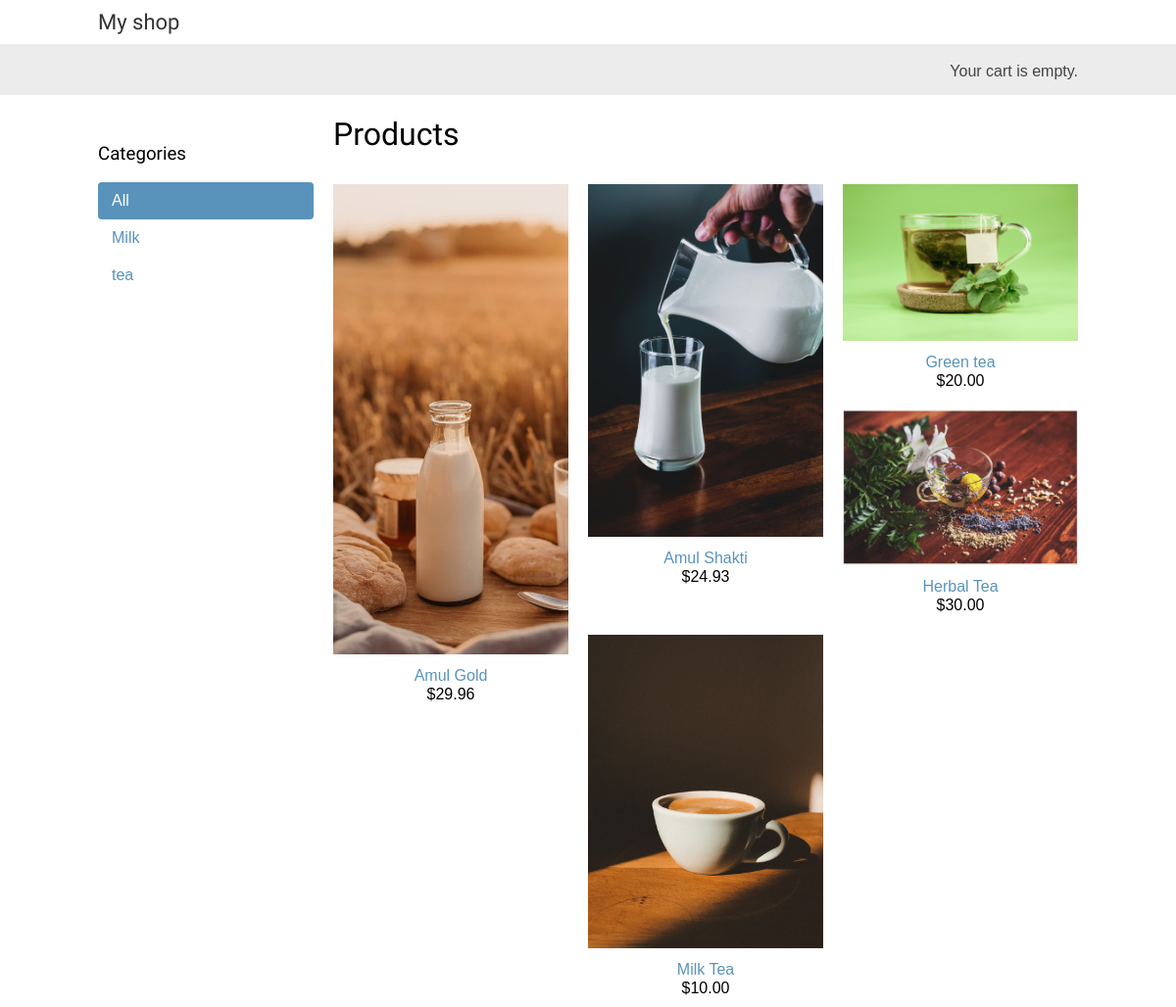
The page / on the database its author committed.
### shop/models.py (models this page shows, shortened)
class Category(models.Model):
    name = models.CharField(max_length=200)
    slug = models.SlugField(max_length=200,unique=True)
    class Meta:
        ordering = ['name']
        indexes = [
            models.Index(fields=['name']),
            ]
        verbose_name = 'category'
        verbose_name_plural = 'categories'
    def get_absolute_url(self):
        return reverse('shop:product_list_by_category',
                       args=[self.slug]
        )

class Product(models.Model):
    category = models.ForeignKey(Category,related_name='products',on_delete=models.CASCADE)
    name = models.CharField(max_length=200)
    slug = models.SlugField(max_length=200)
    image = models.ImageField(upload_to='products/%Y/%m/%d',blank=True)
    description = models.TextField(blank=True)
    price = models.DecimalField(max_digits=10,decimal_places=2)
    available = models.BooleanField(default=True)
    created = models.DateTimeField(auto_now_add=True)
    updated = models.DateTimeField(auto_now=True)
    class Meta:
        ordering = ['name']
        indexes = [
            models.Index(fields=['id', 'slug']),
            models.Index(fields=['name']),
            models.Index(fields=['-created']),
        ]
    def get_absolute_url(self):
        return reverse('shop:product_detail',
                        args=[self.id, self.slug]
        )

### shop/views.py (the view)
# urls.py: path('', views.product_list, name='product_list'),
def product_list(request,category_slug=None):
    category = None
    categories = Category.objects.all()
    products = Product.objects.filter(available=True)
    if category_slug:
        category = get_object_or_404(Category,slug=category_slug)
        products = products.filter(category=category)
    return render(request,
                  'shop/product/list.html',
                  {'category': category,
                   'categories': categories,
                   'products': products
                   }
    )

### shop/templates/shop/product/list.html (shortened to what this page needs)
{% extends "shop/base.html" %}
{% load static %}
{% block content %}
  <div id="sidebar">
    <h3>Categories</h3>
    <ul>
      <li {% if not category %}class="selected"{% endif %}>
        <a href="{% url "shop:product_list" %}">All</a>
      </li>
      {% for c in categories %}
        <li {% if category.slug == c.slug %}class="selected"{% endif %}>
          <a href="{{ c.get_absolute_url }}">{{ c.name }}</a>
        </li>
      {% endfor %}
    </ul>
  </div>
  <div id="main" class="product-list">
    <h1>{% if category %}{{ category.name }}{% else %}Products{% endif %}</h1>
    {% for product in products %}
      <div class="item">
        <a href="{{ product.get_absolute_url }}">
          <img src="{% if product.image %}{{ product.image.url }}{% else %}{% static "img/no_image.png" %}{% endif %}">
        </a>
        <a href="{{ product.get_absolute_url }}">{{ product.name }}</a>
        <br>
        ${{ product.price }}
      </div>
    {% endfor %}
  </div>
{% endblock %}

### shop/static/css/base.css (style rules this page uses)
body { margin:0; padding:0; font-family:helvetica, sans-serif; }
h1, h2, h3, h4, h5 , h6 { font-family: 'Ubuntu', sans-serif; font-weight:normal; }
a { text-decoration:none; color:#5993bb; }
#sidebar { width:220px; padding:30px 20px 0 0; float:left; }
#sidebar ul { margin:0; padding:0; }
#sidebar ul li { margin:0; list-style:none; padding:10px 14px; }
#sidebar ul li a { display:block; }
#sidebar ul li.selected { background:#5993bb; border-radius:4px; }
#sidebar ul li.selected a { color:#fff; }
#main { float:left; width: 96%; margin-right:-220px; overflow:hidden; }
.product-list .item { width:25%; padding:10px 20px 10px 0; float:left; text-align:center; line-height:1.2; }
.product-list .item img { width:100%; margin-bottom:8px; }

### rows shown on the page
Category: name "Milk"
Category: name "tea"
Product: image (picture), name "Amul Gold", price "29.96"
Product: image (picture), name "Amul Shakti", price "24.93"
Product: image (picture), name "Green tea", price "20.00"
Product: image (picture), name "Herbal Tea", price "30.00"
Product: image (picture), name "Milk Tea", price "10.00"
